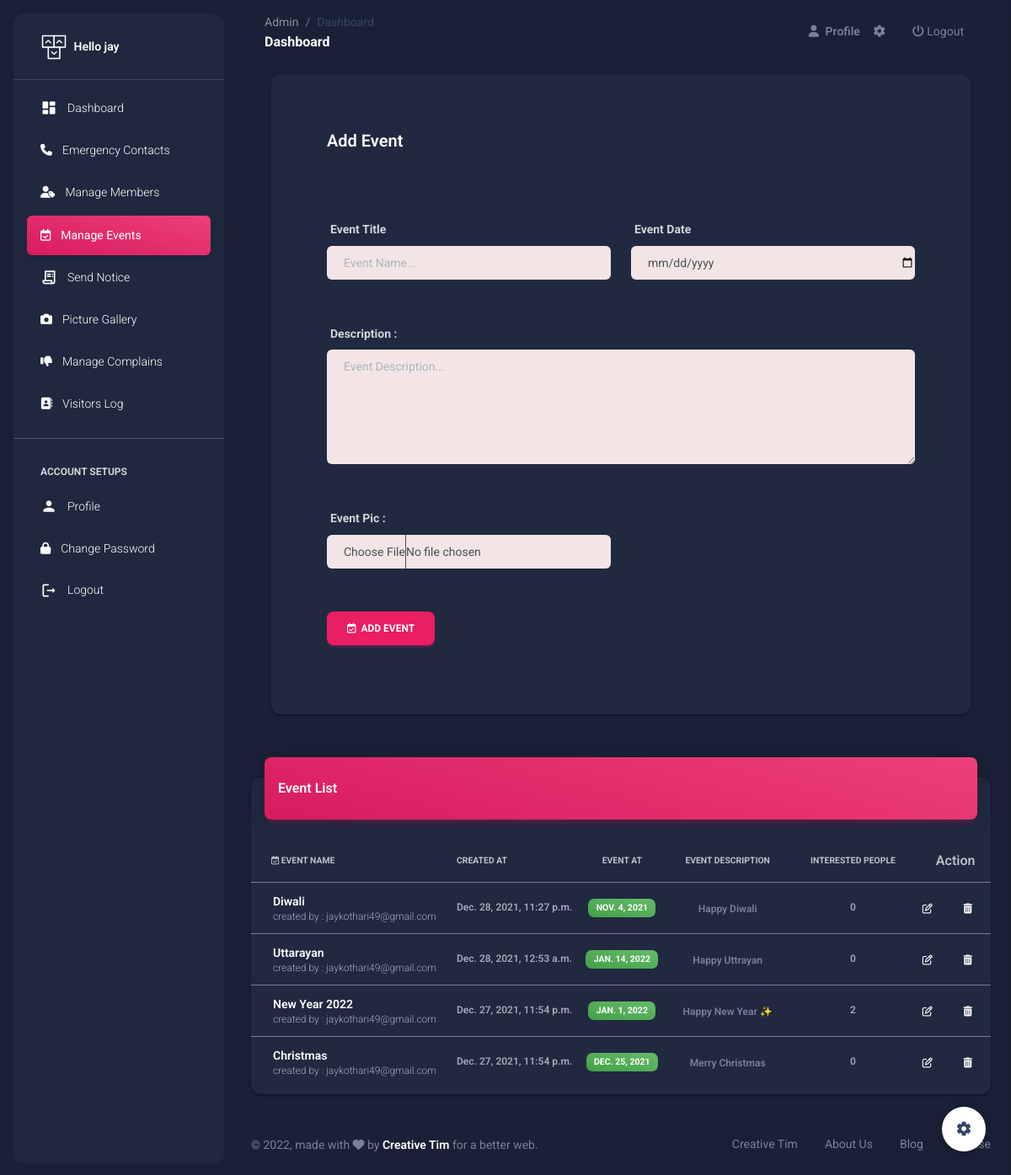
Page /Sec/add-event/ (signed in) on the committed database.
### SecApp/models.py (models this page shows, shortened)
class SecUser(models.Model):
    name = models.CharField(max_length=50)
    email = models.EmailField(unique=True)
    mobile = models.CharField(max_length=15)
    password = models.CharField(max_length=50)
    pic = models.FileField(upload_to='Profile',default='avatar.png')
    setting = models.BooleanField(default=False)

### MemberApp/models.py (models this page shows, shortened)
class Event(models.Model):
    uid = models.ForeignKey(SecUser,on_delete=models.CASCADE)
    event_name = models.CharField(max_length=90)
    event_des = models.TextField()
    created_at = models.DateTimeField(auto_now_add=True)
    event_at = models.DateField()
    pic = models.FileField(upload_to='Event',null=True,blank=True)
    interest = models.ManyToManyField(Member,related_name='Likes')

### SecApp/views.py (the view, shortened to what this page needs)
# urls.py: path('add-event/',views.add_event, name='add-event'),
def add_event(request):
    uid = SecUser.objects.get(email=request.session['email'])
    events = mm.Event.objects.all()[::-1]
    return render(request,'add-event.html',{'uid':uid,'events':events})

### SecApp/templates/add-event.html (shortened to what this page needs)
{% extends 'sec-header.html' %}
{% load static %}
{% block event %}
<li class="nav-item">
  <a class="nav-link text-white  active bg-gradient-primary" href="">
    <div class="text-white text-center me-2 d-flex align-items-center justify-content-center">
      <i class="fa fa-calendar-check-o"></i>
    </div>
    <span class="nav-link-text ms-1">Manage Events</span>
  </a>
</li>
{% endblock %}
{% block content %}
<br><br><br>
<div class="container-fluid px-2 px-md-4">
    <div class="card card-body mx-3 mx-md-4 mt-n6">
      <div class="row gx-4 mb-2">
        <div class="col-auto my-auto">
          <div class="h-100">
            <h5 class="mb-1" style="margin-left: 50px; margin-top: 50px;">
              Add Event
            </h5>
          </div>
        </div>
      </div>
      <div style="margin: 50px;">
      <form action="{% url 'add-event' %}" method="POST" enctype="multipart/form-data">
        <div class="row">
            <div class="form-group col-6">
                <label for="exampleInputPassword1"><b>Event Title</b></label>
                <input type="text" class="form-control" style="background-color: rgb(243, 229, 229); padding-left: 20px;" name="ename" id="exampleInputPassword1" placeholder="Event Name..." required>
            </div>
            <div class="form-group col-6">
                <label for="exampleInputPassword1"><b>Event Date</b></label>
                <input type="date" class="form-control" style="background-color: rgb(243, 229, 229); padding-left: 20px;" name="edate" id="exampleInputPassword1" placeholder="Event Date..." required>
            </div>
        </div><br><br>
        <div class="row">
            <div class="form-group col-12">
                <label for="exampleInputPassword1"><b>Description :</b></label>
                <textarea name="edes" class="form-control" style="background-color: rgb(243, 229, 229); padding-left: 20px;" placeholder="Event Description..." id="" cols="30" rows="5"></textarea>
            </div>
        </div><br><br>
        <div class="row">
            <div class="form-group col-6">
                <label for="exampleInputPassword1"><b>Event Pic : </b></label>
                <input type="file" class="form-control" style="background-color: rgb(243, 229, 229); padding-left: 20px;" name="pic" id="exampleInputPassword1" placeholder="Event Pic...">
            </div>
        </div><br><br>
        <button type="submit" class="btn btn-primary"><i class="fa fa-calendar-check-o"></i> &nbsp;Add Event</button>
      </form>
    </div>
    </div>
    <br><br>
  <div class="row">
    <div class="col-12">
      <div class="card my-4">
        <div class="card-header p-0 position-relative mt-n4 mx-3 z-index-2">
          <div class="bg-gradient-primary shadow-primary border-radius-lg pt-4 pb-3">
            <h6 class="text-white text-capitalize ps-3">Event List</h6>
          </div>
        </div>
        <div class="card-body px-0 pb-2">
          <div class="table-responsive p-0">
            <table class="table align-items-center mb-0">
              <thead>
                <tr>
                  <th class="text-uppercase text-secondary text-xxs font-weight-bolder opacity-7 Center"><i class="fa fa-calendar-check-o"></i> Event Name</th>
                  <th class="text-uppercase text-secondary text-xxs font-weight-bolder opacity-7 ps-2">Created At</th>
                  <th class="text-center text-uppercase text-secondary text-xxs font-weight-bolder opacity-7">Event At</th>
                  <th class="text-center text-uppercase text-secondary text-xxs font-weight-bolder opacity-7">Event Description</th>
                  <th class="text-center text-uppercase text-secondary text-xxs font-weight-bolder opacity-7">Interested People</th>
                  <th class="text-secondary opacity-7" colspan="2">Action</th>
                </tr>
              </thead>
              <tbody>
                {% for one in events %}
                <tr>
                  <td>
                    <div class="d-flex px-2 py-1">
                      <div class="d-flex flex-column justify-content-center" style="margin-left: 10px;">
                        <h6 class="mb-0 text-sm">{{one.event_name}}</h6>
                        <a href="mailto:{{one.uid.email}}"><p class="text-xs text-secondary mb-0">created by : {{one.uid.email}}</p></a>
                      </div>
                    </div>
                  </td>
                  <td>
                    <p class="text-xs font-weight-bold mb-0">{{one.created_at}}</p>
                  </td>
                  <td class="align-middle text-center text-sm">
                    <span class="badge badge-sm bg-gradient-success">{{one.event_at}}</span>
                  </td>
                  <td class="align-middle text-center">
                    <span class="text-secondary text-xs font-weight-bold">{{one.event_des}}</span>
                  </td>
                  <td class="align-middle text-center">
                    <p class="text-xs font-weight-bold mb-0">{{one.interest.all.count}}</p>
                  </td>
                  <td class="align-middle">
                    <a href="{% url 'edit-event' one.id %}" class="text-secondary font-weight-bold text-xs" data-toggle="tooltip" data-original-title="Edit user">
                      <i class="fa fa-edit"></i>
                    </a>
                  </td>
                  <td class="align-middle">
                    <a href="{% url 'delete-event' one.id %}" class="text-secondary font-weight-bold text-xs" data-toggle="tooltip" data-original-title="Delete user">
                      <i class="fa fa-trash"></i>
                    </a>
                  </td>
                </tr>
                {% endfor %}
              </tbody>
            </table>
          </div>
        </div>
      </div>
    </div>
  </div>
  </div>
{% endblock %}

### SecApp/templates/sec-header.html (shortened to what this page needs)
{% load static %}
<!DOCTYPE html>
<html lang="en">
<head>
  <link href="{% static 'assets/css/nucleo-icons.css' %}" rel="stylesheet" />
  <link href="{% static 'assets/css/nucleo-svg.css' %}" rel="stylesheet" />
  <link id="pagestyle" href="{% static 'assets/css/material-dashboard.css' %}" rel="stylesheet" />
</head>
{% if uid.setting == False %}
<body class="g-sidenav-show  bg-gray-200">
{% else %}
<body class="g-sidenav-show  bg-gray-200 dark-version">
{% endif %}
  <aside class="sidenav navbar navbar-vertical navbar-expand-xs border-0 border-radius-xl my-3 fixed-start ms-3   bg-gradient-dark" id="sidenav-main">
    <div class="sidenav-header">
      <a class="navbar-brand m-0" href=" https://demos.creative-tim.com/material-dashboard/pages/dashboard " target="_blank">
        <img src="{% static 'assets/img/logo-ct.png' %}" class="navbar-brand-img h-100" alt="main_logo">
        <span class="ms-1 font-weight-bold text-white">Hello {{uid.name}}</span>
      </a>
    </div>
    <hr class="horizontal light mt-0 mb-2">
      <ul class="navbar-nav">
        {% block dashboard %}
        <li class="nav-item">
          <a class="nav-link text-white" href="{% url 'index' %}">
            <div class="text-white text-center me-2 d-flex align-items-center justify-content-center">
              <i class="material-icons opacity-10">dashboard</i>
            </div>
            <span class="nav-link-text ms-1">Dashboard</span>
          </a>
        </li>
        {% endblock %}
        {% block emergency %}
        <li class="nav-item">
          <a class="nav-link text-white " href="{% url 'emergency' %}">
            <div class="text-white text-center me-2 d-flex align-items-center justify-content-center">
              <i class="fa fa-phone"></i>
            </div>
            <span class="nav-link-text ms-1">Emergency Contacts</span>
          </a>
        </li>
        {% endblock %}
        {% block add_member %}
        <li class="nav-item">
          <a class="nav-link text-white " href="{% url 'add-member' %}">
            <div class="text-white text-center me-2 d-flex align-items-center justify-content-center">
              <i class="fa fa-user-tag"></i>
            </div>
            <span class="nav-link-text ms-1">Manage Members</span>
          </a>
        </li>
        {% endblock %}
        {% block event %}{% endblock %}
        {% block notice %}
        <li class="nav-item">
          <a class="nav-link text-white" href="{% url 'send-notice' %}">
            <div class="text-white text-center me-2 d-flex align-items-center justify-content-center">
              <i class="material-icons opacity-10">receipt_long</i>
            </div>
            <span class="nav-link-text ms-1">Send Notice</span>
          </a>
        </li>
        {% endblock %}
        {% block gallery %}
        <li class="nav-item">
          <a class="nav-link text-white " href="{% url 'gallery' %}">
            <div class="text-white text-center me-2 d-flex align-items-center justify-content-center">
              <i class="fas fa-camera"></i>
            </div>
            <span class="nav-link-text ms-1">Picture Gallery</span>
          </a>
        </li>
        {% endblock %}
        {% block complain %}
        <li class="nav-item">
          <a class="nav-link text-white " href="#">
            <div class="text-white text-center me-2 d-flex align-items-center justify-content-center">
              <i class="fa fa-thumbs-down"></i>
            </div>
            <span class="nav-link-text ms-1">Manage Complains</span>
          </a>
        </li>
        {% endblock %}
        <li class="nav-item">
          <a class="nav-link text-white " href="">
            <div class="text-white text-center me-2 d-flex align-items-center justify-content-center">
              <i class="fa fa-address-book"></i>
            </div>
            <span class="nav-link-text ms-1">Visitors Log</span>
          </a>
        </li>
        <hr>
        <li class="nav-item mt-3">
          <h6 class="ps-4 ms-2 text-uppercase text-xs text-white font-weight-bolder opacity-8">Account Setups</h6>
        </li>
        {% block profile %}
        <li class="nav-item">
          <a class="nav-link text-white " href="{% url 'profile' %}">
            <div class="text-white text-center me-2 d-flex align-items-center justify-content-center">
              <i class="material-icons opacity-10">person</i>
            </div>
            <span class="nav-link-text ms-1">Profile</span>
          </a>
        </li>
        {% endblock %}
        {% block password %}
        <li class="nav-item">
          <a class="nav-link text-white " href="{% url 'change-password' %}">
            <div class="text-white text-center me-2 d-flex align-items-center justify-content-center">
              <i class="fa fa-lock"></i>
            </div>
            <span class="nav-link-text ms-1">Change Password</span>
          </a>
        </li>
        {% endblock %}
        <li class="nav-item">
          <a class="nav-link text-white " href="{% url 'logout' %}">
            <div class="text-white text-center me-2 d-flex align-items-center justify-content-center">
              <i class="material-icons">logout</i>
            </div>
            <span class="nav-link-text ms-1">Logout</span>
          </a>
        </li>
      </ul>
  </aside>
  <main class="main-content position-relative max-height-vh-100 h-100 border-radius-lg ">
    <nav class="navbar navbar-main navbar-expand-lg px-0 mx-4 shadow-none border-radius-xl" id="navbarBlur" navbar-scroll="true">
      <div class="container-fluid py-1 px-3">
        <nav aria-label="breadcrumb">
          <ol class="breadcrumb bg-transparent mb-0 pb-0 pt-1 px-0 me-sm-6 me-5">
            <li class="breadcrumb-item text-sm"><a class="opacity-5 text-dark" href="javascript:;">Admin</a></li>
            <li class="breadcrumb-item text-sm text-dark active" aria-current="page">Dashboard</li>
          </ol>
          <h6 class="font-weight-bolder mb-0">Dashboard</h6>
        </nav>
        <div class="collapse navbar-collapse mt-sm-0 mt-2 me-md-0 me-sm-4" id="navbar">
          <ul class="navbar-nav  justify-content-end">
            <li class="nav-item d-flex align-items-center">
              <a href="{% url 'profile' %}" class="nav-link text-body font-weight-bold px-0">
                <i class="fa fa-user me-sm-1"></i>
                <span class="d-sm-inline d-none">Profile</span>
              </a>
            </li>
            <li class="nav-item px-3 d-flex align-items-center">
              <a href="javascript:;" class="nav-link text-body p-0">
                <i class="fa fa-cog fixed-plugin-button-nav cursor-pointer"></i>
              </a>
            </li>
            <li class="nav-item px-3 d-flex align-items-center">
                <a href="{% url 'logout' %}" class="nav-link text-body p-0">
                  <i class="fa fa-power-off"></i> Logout
                </a>
            </li>
          </ul>
        </div>
      </div>
    </nav>
{% block content %}
{% endblock %}
<footer class="footer py-4  ">
    <div class="container-fluid">
      <div class="row align-items-center justify-content-lg-between">
        <div class="col-lg-6 mb-lg-0 mb-4">
          <div class="copyright text-center text-sm text-muted text-lg-start">
            © ,
            made with <i class="fa fa-heart"></i> by
            <a href="" class="font-weight-bold" target="_blank">Creative Tim</a>
            for a better web.
          </div>
        </div>
        <div class="col-lg-6">
          <ul class="nav nav-footer justify-content-center justify-content-lg-end">
            <li class="nav-item">
              <a href="" class="nav-link text-muted">Creative Tim</a>
            </li>
            <li class="nav-item">
              <a href="" class="nav-link text-muted">About Us</a>
            </li>
            <li class="nav-item">
              <a href="" class="nav-link text-muted">Blog</a>
            </li>
            <li class="nav-item">
              <a href="" class="nav-link pe-0 text-muted">License</a>
            </li>
          </ul>
        </div>
      </div>
    </div>
  </footer>
</main>
<div class="fixed-plugin">
<a class="fixed-plugin-button text-dark position-fixed px-3 py-2">
  <i class="material-icons py-2">settings</i>
</a>
</div>
</body>
</html>

### rows in the picture
SecUser: name "jay"
Event: event_name "Diwali", uid.email "jaykothari49@gmail.com", created_at "Dec. 28, 2021, 11:27 p.m.", event_at "NOV. 4, 2021", event_des "Happy Diwali", interest.all.count "0"
Event: event_name "Uttarayan", uid.email "jaykothari49@gmail.com", created_at "Dec. 28, 2021, 12:53 a.m.", event_at "JAN. 14, 2022", event_des "Happy Uttrayan", interest.all.count "0"
Event: event_name "New Year 2022", uid.email "jaykothari49@gmail.com", created_at "Dec. 27, 2021, 11:54 p.m.", event_at "JAN. 1, 2022", event_des "Happy New Year ✨", interest.all.count "2"
Event: event_name "Christmas", uid.email "jaykothari49@gmail.com", created_at "Dec. 27, 2021, 11:54 p.m.", event_at "DEC. 25, 2021", event_des "Merry Christmas", interest.all.count "0"
